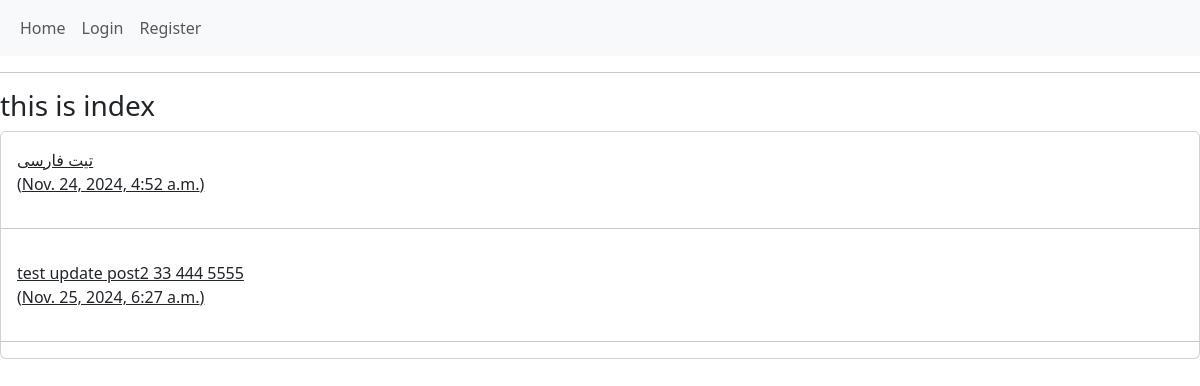
Before: / with the older database file.
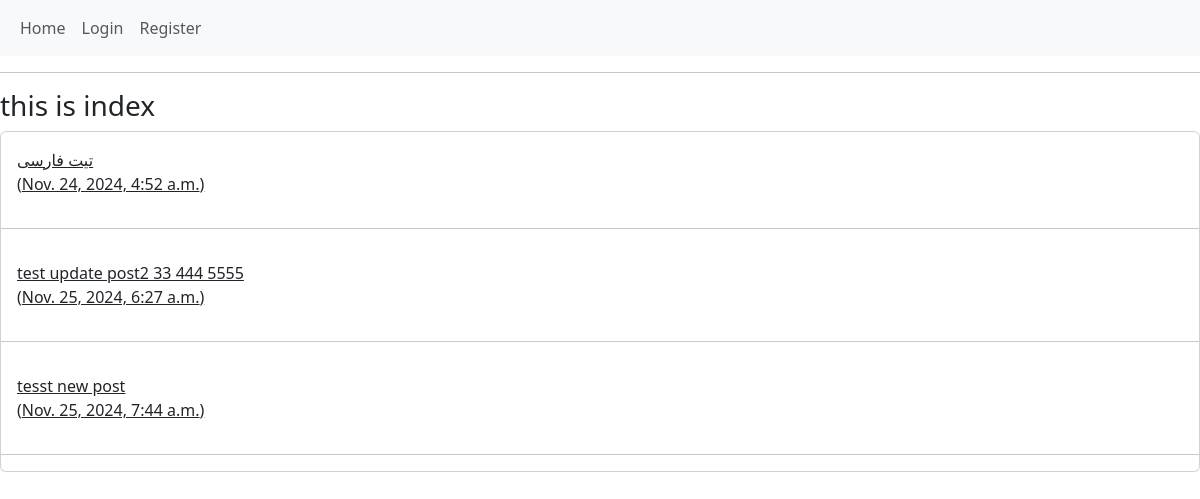
After: the same page with the newer database file.
### home/models.py (models this page shows, shortened)
class Post(models.Model):
    user = models.ForeignKey(User,on_delete=models.CASCADE)
    title = models.TextField()
    body = models.TextField()
    slug = models.SlugField()
    created = models.DateTimeField(auto_now_add=True)
    updated = models.DateTimeField(auto_now=True)
    def get_absolute_url(self):
        return reverse('home:post_detail',args=(self.id,self.slug))

### home/views.py (the view)
# urls.py: path('',views.HomeView.as_view(),name='home'),
class HomeView(View):
    def get(self,request):
        posts = Post.objects.all()
        return render(request,'home/index.html',{'posts':posts})

### home/templates/home/index.html
{% extends 'base.html' %}
{% block content %}
<h3>this is index</h3>
<div class="card">
    {% for post in posts %}
        <a href="{{ post.get_absolute_url }}" class="card-body">{{ post.title }} <br> ({{ post.created }})</a>
        <hr>
    {% endfor %}
</div>
{% endblock %}

Changed rows visible on the page:
added Post: title "tesst new post", created "Nov. 25, 2024, 7:44 a.m."
